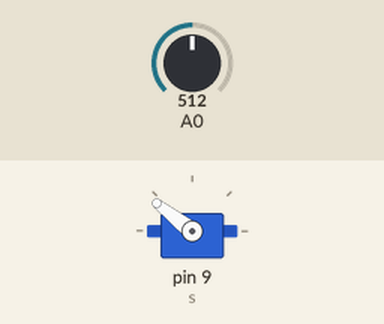
This sketch was run on a simulated Arduino Uno, built with avr-gcc and run on an emulated ATmega328P. On the bench: servo. The inputs (shaded band) are chosen by the test bench; at power-on: A0 = 512.

Above: at 0.38 s.
1.3 s: A0 set to 716
At 2.01 s:
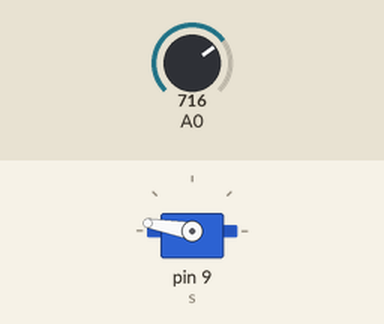
4.3 s: A0 set to 0
At 4.3 s:
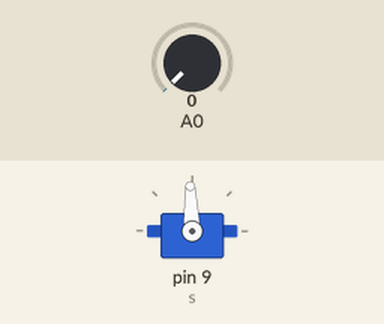
5.8 s: A0 set to 306
At 6.35 s:
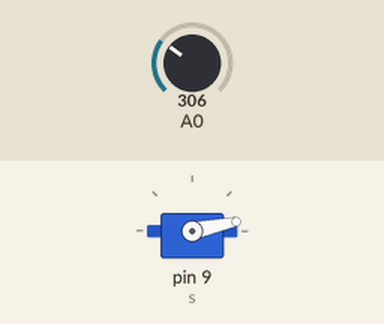
8.8 s: A0 set to 122
Timing chart, 0 to 12.8 s (numbered marks = the images above; inputs shaded):
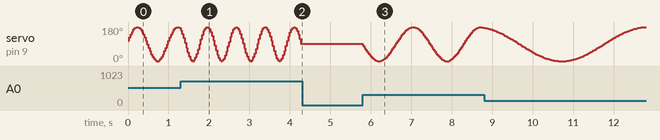

The sketch:

blinkFastSlow.ino
```cpp
#include <Servo.h>
#define FPS 30
const int MSPF = 1000 / FPS;
const float SCALE = 4.f * PI / 1024.f / float(FPS);
float state = 0;
Servo s;

void setup() {
  // put your setup code here, to run once:
  s.attach(9);
  pinMode(A0, INPUT);
  Serial.begin(9600);
}

void loop() {
  // put your main code here, to run repeatedly:
  int reading = analogRead(A0);
  state += float(reading) * SCALE;
  if (state > 2.f * PI) {
    state -= 2.f * PI;
  }
  s.write(int(180 * ((sin(state) + 1.f) / 2.f)));
  delay(MSPF);
}
```

Measured:
- after the input at 4.3 s, servo on pin 9 (s): stops changing and stays 92°
